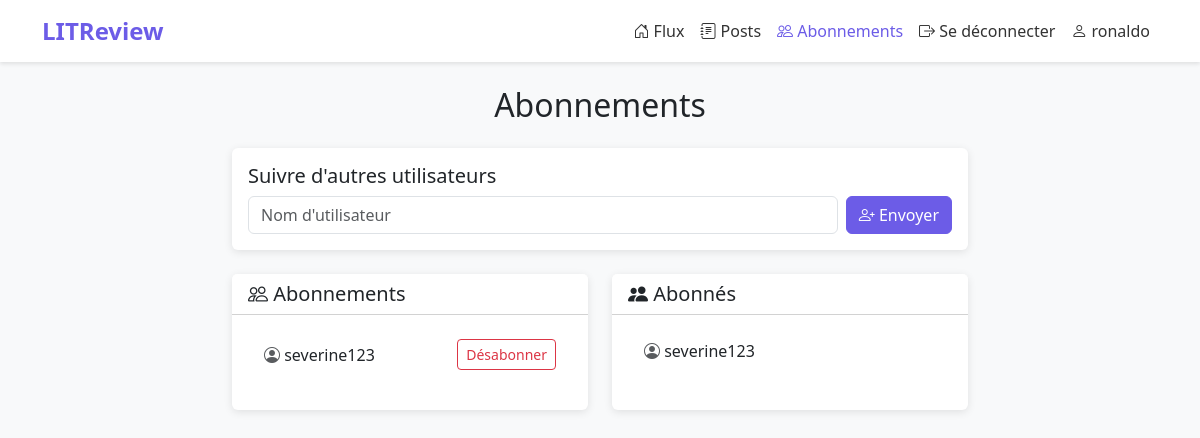
The page /subscriptions/ (signed in) on the database as committed earlier.
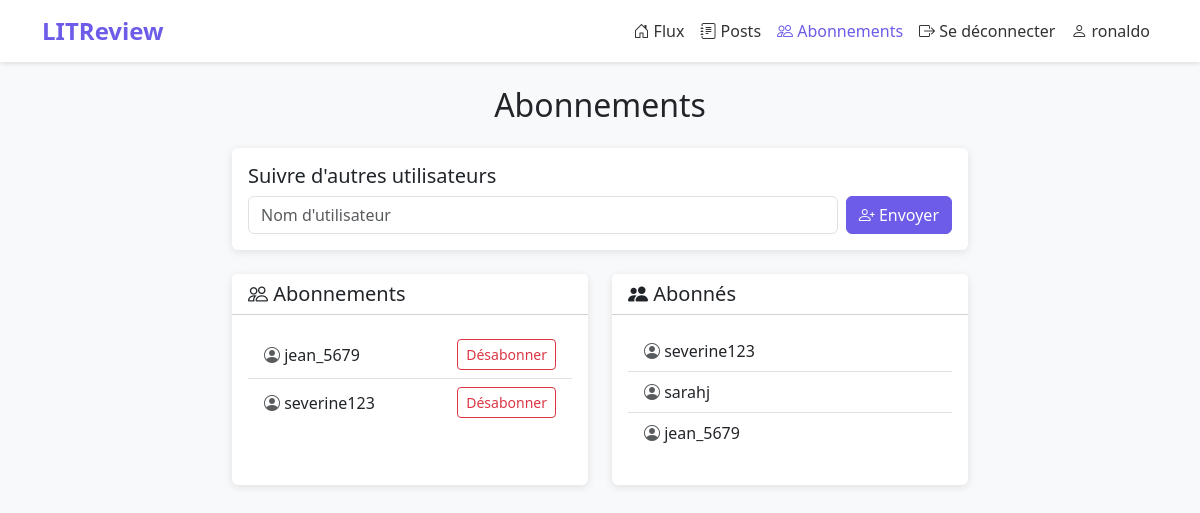
The same page on the database as committed later.
### reviews/models.py (models this page shows)
class UserFollows(models.Model):
    user = models.ForeignKey(
        to=settings.AUTH_USER_MODEL,
        on_delete=models.CASCADE,
        related_name='following'
    )
    followed_user = models.ForeignKey(
        to=settings.AUTH_USER_MODEL,
        on_delete=models.CASCADE,
        related_name='followed_by'
    )
    class Meta:
        unique_together = ('user', 'followed_user', )

### reviews/views.py (the view)
# urls.py: path('subscriptions/', views.subscriptions, name='subscriptions'),
@login_required
def subscriptions(request):
    if request.method == 'POST':
        form = FollowUserForm(request.POST)
        if form.is_valid():
            username = form.cleaned_data['username']
            if username == request.user.username:
                messages.error(request, 'Vous ne pouvez pas vous suivre vous-même.')
            else:
                try:
                    user_to_follow = User.objects.get(username=username)
                    if UserFollows.objects.filter(user=request.user, followed_user=user_to_follow).exists():
                        messages.warning(request, f'Vous suivez déjà {username}.')
                    else:
                        UserFollows.objects.create(
                            user=request.user,
                            followed_user=user_to_follow
                        )
                        messages.success(request, f'Vous suivez maintenant {username}.')
                except User.DoesNotExist:
                    messages.error(request, f"L'utilisateur {username} n'existe pas.")
    else:
        form = FollowUserForm()
    following = UserFollows.objects.filter(user=request.user).select_related('followed_user')
    followers = UserFollows.objects.filter(followed_user=request.user).select_related('user')
    context = {
        'form': form,
        'following': following,
        'followers': followers,
    }
    return render(request, 'reviews/subscriptions.html', context)

### reviews/forms.py
class FollowUserForm(forms.Form):
    username = forms.CharField(
        max_length=150,
        widget=forms.TextInput(attrs={'class': 'form-control'})
    )

### reviews/templates/reviews/subscriptions.html (shortened to what this page needs)
{% extends 'base.html' %}
{% block content %}
<div class="row justify-content-center">
    <div class="col-lg-8">
        <h2 class="mb-4 text-center">Abonnements</h2>
        <div class="card mb-4">
            <div class="card-body">
                <h5 class="card-title">Suivre d'autres utilisateurs</h5>
                <form method="post" class="d-flex gap-2">
                    <div class="flex-grow-1">
                        <input type="text" name="username" class="form-control" placeholder="Nom d'utilisateur">
                    </div>
                    <button type="submit" class="btn btn-primary">
                        <i class="bi bi-person-plus"></i> Envoyer
                    </button>
                </form>
            </div>
        </div>
        <div class="row">
            <div class="col-md-6 mb-4">
                <div class="card h-100">
                    <div class="card-header bg-white">
                        <h5 class="mb-0"><i class="bi bi-people"></i> Abonnements</h5>
                    </div>
                    <div class="card-body">
                        {% if following %}
                        <ul class="list-group list-group-flush">
                            {% for follow in following %}
                            <li class="list-group-item d-flex justify-content-between align-items-center">
                                <span>
                                    <i class="bi bi-person-circle text-muted"></i>
                                    {{ follow.followed_user.username }}
                                </span>
                                <a href="{% url 'unfollow' follow.followed_user.id %}" class="btn btn-sm btn-outline-danger">
                                    Désabonner
                                </a>
                            </li>
                            {% endfor %}
                        </ul>
                        {% else %}
                        <p class="text-muted mb-0 text-center py-3">
                            Vous ne suivez personne pour le moment.
                        </p>
                        {% endif %}
                    </div>
                </div>
            </div>
            <div class="col-md-6 mb-4">
                <div class="card h-100">
                    <div class="card-header bg-white">
                        <h5 class="mb-0"><i class="bi bi-people-fill"></i> Abonnés</h5>
                    </div>
                    <div class="card-body">
                        {% if followers %}
                        <ul class="list-group list-group-flush">
                            {% for follower in followers %}
                            <li class="list-group-item">
                                <i class="bi bi-person-circle text-muted"></i>
                                {{ follower.user.username }}
                            </li>
                            {% endfor %}
                        </ul>
                        {% else %}
                        <p class="text-muted mb-0 text-center py-3">
                            Personne ne vous suit pour le moment.
                        </p>
                        {% endif %}
                    </div>
                </div>
            </div>
        </div>
    </div>
</div>
{% endblock %}

### templates/base.html (shortened to what this page needs)
<!DOCTYPE html>
<html lang="fr">
<head>
    <link href="https://cdn.jsdelivr.net/npm/bootstrap@5.3.2/dist/css/bootstrap.min.css" rel="stylesheet">
    <link rel="stylesheet" href="https://cdn.jsdelivr.net/npm/bootstrap-icons@1.11.1/font/bootstrap-icons.css">
</head>
<body>
    {% if user.is_authenticated %}
    <nav class="navbar navbar-expand-lg navbar-light mb-4">
        <div class="container">
            <a class="navbar-brand" href="{% url 'feed' %}">LITReview</a>
            <div class="collapse navbar-collapse" id="navbarNav">
                <ul class="navbar-nav ms-auto">
                    <li class="nav-item">
                        <a class="nav-link {% if request.resolver_match.url_name == 'feed' %}active{% endif %}" href="{% url 'feed' %}">
                            <i class="bi bi-house-door"></i> Flux
                        </a>
                    </li>
                    <li class="nav-item">
                        <a class="nav-link {% if request.resolver_match.url_name == 'posts' %}active{% endif %}" href="{% url 'posts' %}">
                            <i class="bi bi-journal-text"></i> Posts
                        </a>
                    </li>
                    <li class="nav-item">
                        <a class="nav-link {% if request.resolver_match.url_name == 'subscriptions' %}active{% endif %}" href="{% url 'subscriptions' %}">
                            <i class="bi bi-people"></i> Abonnements
                        </a>
                    </li>
                    <li class="nav-item">
                        <a class="nav-link" href="{% url 'logout' %}">
                            <i class="bi bi-box-arrow-right"></i> Se déconnecter
                        </a>
                    </li>
                    <li class="nav-item">
                        <span class="nav-link" >
                            <i class="bi bi-person"></i> {{ user.username }}
                        </span>
                    </li>
                </ul>
            </div>
        </div>
    </nav>
    {% endif %}
    <main class="container">
        {% block content %}{% endblock %}
    </main>
</body>
</html>

### templates/base.html (style rules this page uses)
:root { --primary-color: #6c5ce7; --secondary-color: #a29bfe; }
body { background-color: #f8f9fa; min-height: 100vh; }
.navbar { background-color: white; box-shadow: 0 2px 4px rgba(0,0,0,0.1); }
.navbar-brand { font-weight: bold; color: var(--primary-color) !important; font-size: 1.5rem; }
.nav-link { color: #333 !important; font-weight: 500; }
.nav-link:hover, .nav-link.active { color: var(--primary-color) !important; }
.btn-primary { background-color: var(--primary-color); border-color: var(--primary-color); }
.card { border: none; box-shadow: 0 2px 8px rgba(0,0,0,0.1); margin-bottom: 1rem; }

Rows that differ between the two databases and show on the page:
added UserFollows: followed_user.username "jean_5679", shown under "Abonnements"
added UserFollows: user.username "sarahj", shown under "Abonnés"
added UserFollows: user.username "jean_5679", shown under "Abonnés"
